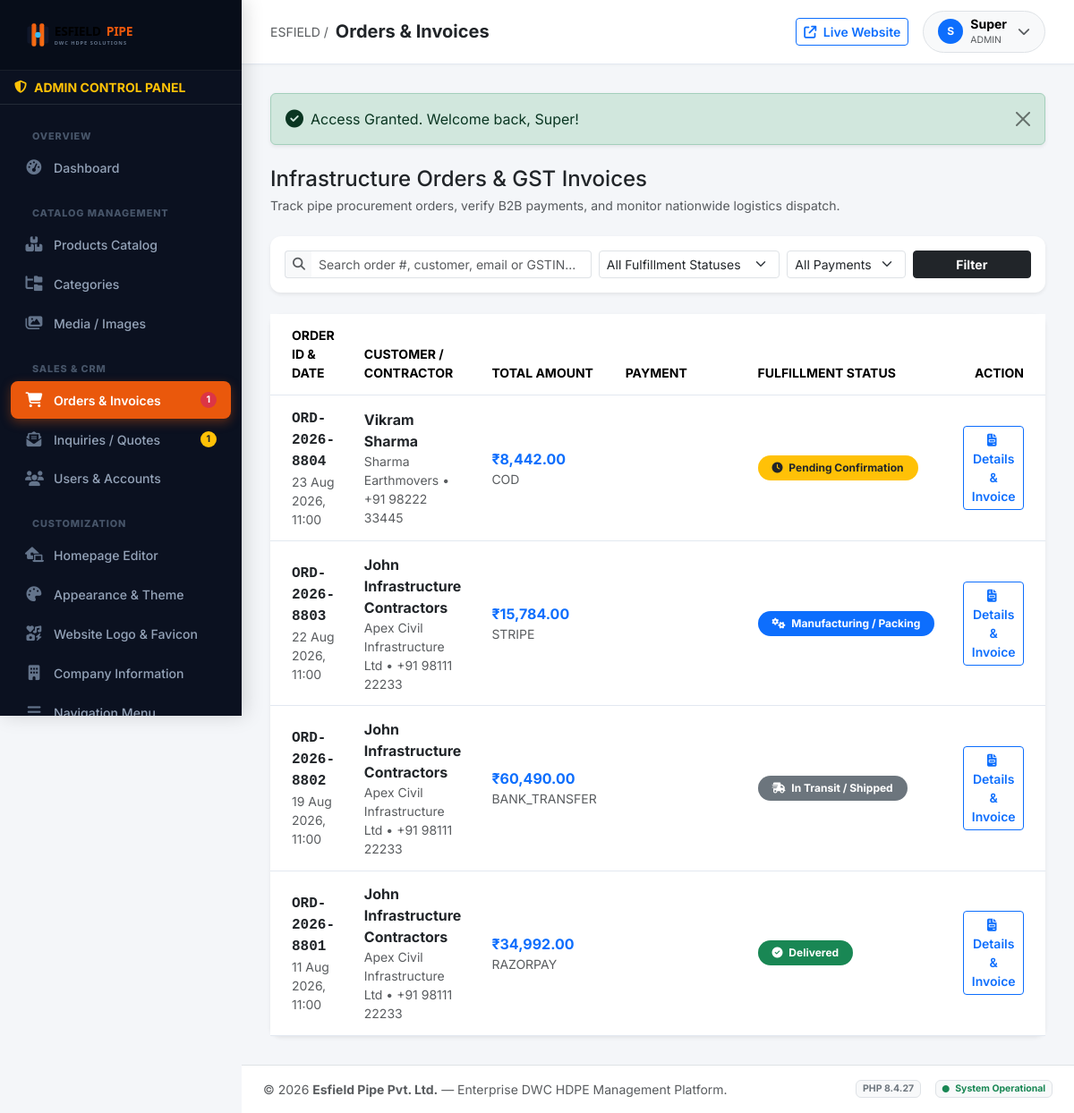
The app's page /admin/orders.php (signed in) with its own data.
### tables this page shows
CREATE TABLE `users` (
    `id` INT AUTO_INCREMENT PRIMARY KEY,
    `name` VARCHAR(100) NOT NULL,
    `email` VARCHAR(150) NOT NULL UNIQUE,
    `password` VARCHAR(255) NOT NULL,
    `role` ENUM('admin', 'editor', 'customer') DEFAULT 'customer',
    `phone` VARCHAR(20) NULL,
    `company_name` VARCHAR(150) NULL,
    `gstin` VARCHAR(30) NULL,
    `address` TEXT NULL,
    `city` VARCHAR(100) NULL,
    `state` VARCHAR(100) NULL,
    `pincode` VARCHAR(20) NULL,
    `status` ENUM('active', 'blocked') DEFAULT 'active',
    `reset_token` VARCHAR(100) NULL,
    `reset_expires` DATETIME NULL,
    `created_at` TIMESTAMP DEFAULT CURRENT_TIMESTAMP,
    `updated_at` TIMESTAMP DEFAULT CURRENT_TIMESTAMP ON UPDATE CURRENT_TIMESTAMP
);

CREATE TABLE `orders` (
    `id` INT AUTO_INCREMENT PRIMARY KEY,
    `order_number` VARCHAR(50) NOT NULL UNIQUE,
    `user_id` INT NULL,
    `customer_name` VARCHAR(100) NOT NULL,
    `customer_email` VARCHAR(150) NOT NULL,
    `customer_phone` VARCHAR(20) NOT NULL,
    `company_name` VARCHAR(150) NULL,
    `gstin` VARCHAR(30) NULL,
    `shipping_address` TEXT NOT NULL,
    `city` VARCHAR(100) NOT NULL,
    `state` VARCHAR(100) NOT NULL,
    `pincode` VARCHAR(20) NOT NULL,
    `subtotal` DECIMAL(12,2) NOT NULL,
    `tax_amount` DECIMAL(12,2) NOT NULL,
    `discount_amount` DECIMAL(12,2) DEFAULT 0.00,
    `shipping_charge` DECIMAL(12,2) DEFAULT 0.00,
    `total_amount` DECIMAL(12,2) NOT NULL,
    `coupon_code` VARCHAR(50) NULL,
    `payment_method` ENUM('razorpay', 'stripe', 'bank_transfer', 'cod') DEFAULT 'bank_transfer',
    `payment_status` ENUM('pending', 'paid', 'failed', 'refunded') DEFAULT 'pending',
    `transaction_id` VARCHAR(100) NULL,
    `order_status` ENUM('pending', 'confirmed', 'processing', 'shipped', 'delivered', 'cancelled') DEFAULT 'pending',
    `tracking_number` VARCHAR(100) NULL,
    `notes` TEXT NULL,
    `created_at` TIMESTAMP DEFAULT CURRENT_TIMESTAMP,
    `updated_at` TIMESTAMP DEFAULT CURRENT_TIMESTAMP ON UPDATE CURRENT_TIMESTAMP,
    FOREIGN KEY (`user_id`) REFERENCES `users`(`id`) ON DELETE SET NULL
);

### admin/orders.php (the view, shortened to what the rows shown need)
<?php
require_once __DIR__ . '/includes/header.php';
$db = get_db();
$query = "SELECT * FROM `orders` WHERE 1=1";
$params = [];
$query .= " ORDER BY `created_at` DESC";
$stmt = $db->prepare($query);
$stmt->execute($params);
$orders = $stmt->fetchAll();
?>
<div class="card border-0 shadow-sm">
    <div class="card-body p-0">
        <div class="table-responsive">
            <table class="table table-hover align-middle mb-0">
                <thead class="bg-light text-muted small text-uppercase">
                    <tr>
                        <th class="ps-4">Order ID & Date</th>
                        <th>Customer / Contractor</th>
                        <th>Total Amount</th>
                        <th>Payment</th>
                        <th>Fulfillment Status</th>
                        <th class="text-end pe-4">Action</th>
                    </tr>
                </thead>
                <tbody>
                    <?php if (empty($orders)): ?>
                        <tr><td colspan="6" class="text-center py-5 text-muted">No orders found.</td></tr>
                    <?php else: ?>
                        <?php foreach($orders as $ord): ?>
                        <tr>
                            <td class="ps-4">
                                <div class="fw-bold text-dark font-monospace"><?= htmlspecialchars($ord['order_number']) ?></div>
                                <div class="small text-muted"><?= date('d M Y, H:i', strtotime($ord['created_at'])) ?></div>
                            </td>
                            <td>
                                <div class="fw-bold text-dark"><?= htmlspecialchars($ord['customer_name']) ?></div>
                                <div class="small text-muted">
                                    <?= htmlspecialchars($ord['company_name'] ?: $ord['customer_email']) ?> &bull; <?= htmlspecialchars($ord['customer_phone']) ?>
                                </div>
                            </td>
                            <td>
                                <div class="fw-bold text-primary">₹<?= number_format($ord['total_amount'], 2) ?></div>
                                <div class="small text-muted"><?= strtoupper($ord['payment_method']) ?></div>
                            </td>
                            <td>
                                <?= get_payment_status_badge($ord['payment_status']) ?>
                            </td>
                            <td>
                                <?= get_order_status_badge($ord['order_status']) ?>
                            </td>
                            <td class="text-end pe-4">
                                <a href="order-detail.php?id=<?= $ord['id'] ?>" class="btn btn-sm btn-outline-primary fw-semibold">
                                    <i class="fa-solid fa-file-invoice me-1"></i> Details & Invoice
                                </a>
                            </td>
                        </tr>
                        <?php endforeach; ?>
                    <?php endif; ?>
                </tbody>
            </table>
        </div>
    </div>
</div>
<?php require_once __DIR__ . '/includes/footer.php'; ?>

### admin/includes/header.php (shortened to what the rows shown need)
<?php
require_once __DIR__ . '/../../includes/auth.php';
require_once __DIR__ . '/../../includes/functions.php';
require_editor_or_admin();
$user = current_user();
?>
<!DOCTYPE html>
<html lang="en">
<head>
    <link href="https://cdn.jsdelivr.net/npm/bootstrap@5.3.3/dist/css/bootstrap.min.css" rel="stylesheet">
    <link href="https://cdnjs.cloudflare.com/ajax/libs/font-awesome/6.5.1/css/all.min.css" rel="stylesheet">
</head>
<body>
<div class="admin-wrapper">
    <header class="admin-topbar d-flex justify-content-between align-items-center">
        <div class="d-flex align-items-center gap-3">
            <div class="dropdown">
                <button class="btn btn-light border d-flex align-items-center gap-2 py-1.5 px-3 rounded-pill" type="button" data-bs-toggle="dropdown">
                    <div class="bg-primary text-white rounded-circle d-flex align-items-center justify-content-center fw-bold" style="width: 28px; height: 28px; font-size: 0.75rem;">
                        <?= strtoupper(substr($user['name'] ?? 'A', 0, 1)) ?>
                    </div>
                    <div class="text-start d-none d-md-block" style="line-height: 1.1;">
                        <span class="fw-bold d-block small"><?= htmlspecialchars(explode(' ', $user['name'] ?? 'Admin')[0]) ?></span>
                        <span class="text-muted" style="font-size: 0.65rem;"><?= strtoupper($user['role'] ?? 'ADMIN') ?></span>
                    </div>
                    <i class="fa-solid fa-chevron-down text-muted small ms-1"></i>
                </button>
            </div>
        </div>
    </header>
    <main class="admin-content">

### includes/functions.php (shortened to what the rows shown need)
<?php
function get_order_status_badge(string $status): string {
    $map = [
        'pending' => ['class' => 'bg-warning text-dark', 'icon' => 'fa-clock', 'text' => 'Pending Confirmation'],
        'confirmed' => ['class' => 'bg-info text-white', 'icon' => 'fa-clipboard-check', 'text' => 'Confirmed'],
        'processing' => ['class' => 'bg-primary text-white', 'icon' => 'fa-gears', 'text' => 'Manufacturing / Packing'],
        'shipped' => ['class' => 'bg-secondary text-white', 'icon' => 'fa-truck-fast', 'text' => 'In Transit / Shipped'],
        'delivered' => ['class' => 'bg-success text-white', 'icon' => 'fa-circle-check', 'text' => 'Delivered'],
        'cancelled' => ['class' => 'bg-danger text-white', 'icon' => 'fa-ban', 'text' => 'Cancelled'],
        'refunded' => ['class' => 'bg-dark text-white', 'icon' => 'fa-rotate-left', 'text' => 'Refunded']
    ];
    $info = $map[strtolower($status)] ?? ['class' => 'bg-secondary text-white', 'icon' => 'fa-circle-info', 'text' => ucfirst($status)];
    return "<span class='badge rounded-pill {$info['class']} px-3 py-2 fs-7'>
        <i class='fa-solid {$info['icon']} me-1'></i> {$info['text']}
    </span>";
}
function get_payment_status_badge(string $status): string {
    $map = [
        'pending' => ['class' => 'badge-soft-warning', 'text' => 'Unpaid / Pending'],
        'paid' => ['class' => 'badge-soft-success', 'text' => 'Paid (Verified)'],
        'failed' => ['class' => 'badge-soft-danger', 'text' => 'Payment Failed'],
        'refunded' => ['class' => 'badge-soft-info', 'text' => 'Refunded']
    ];
    $info = $map[strtolower($status)] ?? ['class' => 'badge-soft-secondary', 'text' => ucfirst($status)];
    return "<span class='badge {$info['class']} px-2.5 py-1.5'>{$info['text']}</span>";
}

### records on screen
users: name "S", name "Super", role "ADMIN"
orders: order_number "ORD-2026-8804", created_at "23 Aug 2026, 11:00", customer_name "Vikram Sharma", company_name "Sharma Earthmovers", customer_phone "+91 98222 33445", total_amount "8,442.00", payment_method "COD", order_status "Pending Confirmation"
orders: order_number "ORD-2026-8803", created_at "22 Aug 2026, 11:00", customer_name "John Infrastructure Contractors", company_name "Apex Civil Infrastructure Ltd", customer_phone "+91 98111 22233", total_amount "15,784.00", payment_method "STRIPE", order_status "Manufacturing / Packing"
orders: order_number "ORD-2026-8802", created_at "19 Aug 2026, 11:00", customer_name "John Infrastructure Contractors", company_name "Apex Civil Infrastructure Ltd", customer_phone "+91 98111 22233", total_amount "60,490.00", payment_method "BANK_TRANSFER", order_status "In Transit / Shipped"
orders: order_number "ORD-2026-8801", created_at "11 Aug 2026, 11:00", customer_name "John Infrastructure Contractors", company_name "Apex Civil Infrastructure Ltd", customer_phone "+91 98111 22233", total_amount "34,992.00", payment_method "RAZORPAY", order_status "Delivered"

### other values on screen
$pendingOrdersCount "1"
$newInquiriesCount "1"
$pageTitle "Orders & Invoices"
$msg "Access Granted. Welcome back, Super!"
get_setting('site_name', 'Esfield Pipe Pvt. Ltd.') "Esfield Pipe Pvt. Ltd."
phpversion() "8.4.27"
